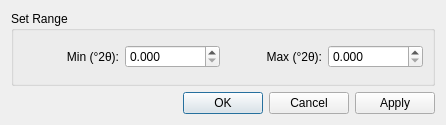
<?xml version="1.0" encoding="UTF-8"?>
<ui version="4.0">
 <class>RangeDialog</class>
 <widget class="QDialog" name="RangeDialog">
  <property name="geometry">
   <rect>
    <x>0</x>
    <y>0</y>
    <width>446</width>
    <height>125</height>
   </rect>
  </property>
  <property name="windowTitle">
   <string>Range</string>
  </property>
  <layout class="QVBoxLayout" name="verticalLayout">
   <item>
    <widget class="QGroupBox" name="groupBox">
     <property name="title">
      <string>Set Range</string>
     </property>
     <layout class="QHBoxLayout" name="horizontalLayout_3">
      <item>
       <widget class="QLabel" name="label">
        <property name="text">
         <string>&lt;html&gt;&lt;head/&gt;&lt;body&gt;&lt;p&gt;Min (°2θ):&lt;/p&gt;&lt;/body&gt;&lt;/html&gt;</string>
        </property>
        <property name="alignment">
         <set>Qt::AlignRight|Qt::AlignTrailing|Qt::AlignVCenter</set>
        </property>
       </widget>
      </item>
      <item>
       <widget class="QDoubleSpinBox" name="minSpinBox">
        <property name="decimals">
         <number>3</number>
        </property>
        <property name="maximum">
         <double>180.000000000000000</double>
        </property>
        <property name="singleStep">
         <double>0.010000000000000</double>
        </property>
       </widget>
      </item>
      <item>
       <widget class="QLabel" name="label_2">
        <property name="text">
         <string>&lt;html&gt;&lt;head/&gt;&lt;body&gt;&lt;p&gt;Max (°2θ):&lt;/p&gt;&lt;/body&gt;&lt;/html&gt;</string>
        </property>
        <property name="alignment">
         <set>Qt::AlignRight|Qt::AlignTrailing|Qt::AlignVCenter</set>
        </property>
       </widget>
      </item>
      <item>
       <widget class="QDoubleSpinBox" name="maxSpinBox">
        <property name="decimals">
         <number>3</number>
        </property>
        <property name="maximum">
         <double>180.000000000000000</double>
        </property>
        <property name="singleStep">
         <double>0.010000000000000</double>
        </property>
       </widget>
      </item>
     </layout>
    </widget>
   </item>
   <item>
    <widget class="QDialogButtonBox" name="buttonBox">
     <property name="orientation">
      <enum>Qt::Horizontal</enum>
     </property>
     <property name="standardButtons">
      <set>QDialogButtonBox::Apply|QDialogButtonBox::Cancel|QDialogButtonBox::Ok</set>
     </property>
    </widget>
   </item>
  </layout>
 </widget>
 <resources/>
 <connections>
  <connection>
   <sender>buttonBox</sender>
   <signal>accepted()</signal>
   <receiver>RangeDialog</receiver>
   <slot>accept()</slot>
   <hints>
    <hint type="sourcelabel">
     <x>248</x>
     <y>254</y>
    </hint>
    <hint type="destinationlabel">
     <x>157</x>
     <y>274</y>
    </hint>
   </hints>
  </connection>
  <connection>
   <sender>buttonBox</sender>
   <signal>rejected()</signal>
   <receiver>RangeDialog</receiver>
   <slot>reject()</slot>
   <hints>
    <hint type="sourcelabel">
     <x>316</x>
     <y>260</y>
    </hint>
    <hint type="destinationlabel">
     <x>286</x>
     <y>274</y>
    </hint>
   </hints>
  </connection>
 </connections>
</ui>
